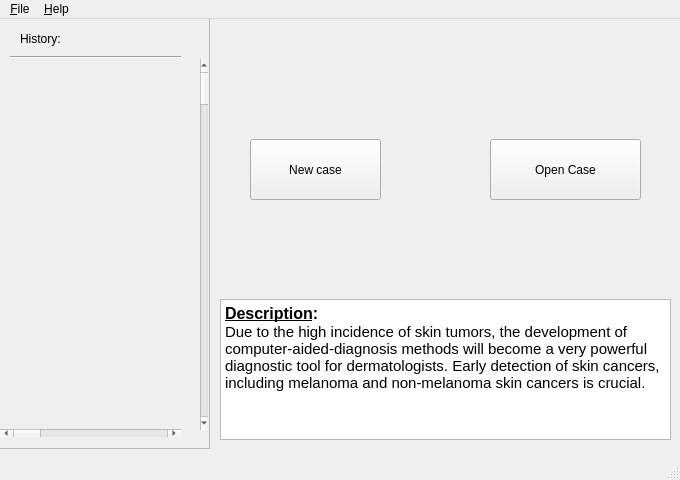
<?xml version="1.0" encoding="UTF-8"?>
<ui version="4.0">
 <class>MainWindow</class>
 <widget class="QMainWindow" name="MainWindow">
  <property name="geometry">
   <rect>
    <x>0</x>
    <y>0</y>
    <width>680</width>
    <height>480</height>
   </rect>
  </property>
  <property name="windowTitle">
   <string>Home</string>
  </property>
  <property name="windowIcon">
   <iconset>
    <normaloff>resources/doctor.png</normaloff>resources/doctor.png</iconset>
  </property>
  <widget class="QWidget" name="centralwidget">
   <widget class="QPushButton" name="new_case">
    <property name="geometry">
     <rect>
      <x>250</x>
      <y>120</y>
      <width>131</width>
      <height>61</height>
     </rect>
    </property>
    <property name="text">
     <string>New case</string>
    </property>
    <property name="icon">
     <iconset>
      <normaloff>resources/icons8-plus-+-16.png</normaloff>resources/icons8-plus-+-16.png</iconset>
    </property>
    <property name="iconSize">
     <size>
      <width>32</width>
      <height>32</height>
     </size>
    </property>
   </widget>
   <widget class="QPushButton" name="open_case">
    <property name="geometry">
     <rect>
      <x>490</x>
      <y>120</y>
      <width>151</width>
      <height>61</height>
     </rect>
    </property>
    <property name="text">
     <string>Open Case</string>
    </property>
    <property name="icon">
     <iconset>
      <normaloff>resources/icons8-directory-16.png</normaloff>resources/icons8-directory-16.png</iconset>
    </property>
    <property name="iconSize">
     <size>
      <width>100</width>
      <height>100</height>
     </size>
    </property>
   </widget>
   <widget class="QScrollArea" name="history">
    <property name="geometry">
     <rect>
      <x>-1</x>
      <y>-1</y>
      <width>211</width>
      <height>431</height>
     </rect>
    </property>
    <property name="widgetResizable">
     <bool>true</bool>
    </property>
    <widget class="QWidget" name="scrollAreaWidgetContents">
     <property name="geometry">
      <rect>
       <x>0</x>
       <y>0</y>
       <width>209</width>
       <height>429</height>
      </rect>
     </property>
     <widget class="QScrollBar" name="verticalScrollBar">
      <property name="geometry">
       <rect>
        <x>200</x>
        <y>40</y>
        <width>8</width>
        <height>371</height>
       </rect>
      </property>
      <property name="orientation">
       <enum>Qt::Vertical</enum>
      </property>
     </widget>
     <widget class="QScrollBar" name="horizontalScrollBar">
      <property name="geometry">
       <rect>
        <x>0</x>
        <y>410</y>
        <width>181</width>
        <height>8</height>
       </rect>
      </property>
      <property name="orientation">
       <enum>Qt::Horizontal</enum>
      </property>
     </widget>
     <widget class="QLabel" name="history_label">
      <property name="geometry">
       <rect>
        <x>20</x>
        <y>10</y>
        <width>66</width>
        <height>19</height>
       </rect>
      </property>
      <property name="text">
       <string>History:</string>
      </property>
     </widget>
     <widget class="Line" name="line">
      <property name="geometry">
       <rect>
        <x>10</x>
        <y>30</y>
        <width>171</width>
        <height>16</height>
       </rect>
      </property>
      <property name="orientation">
       <enum>Qt::Horizontal</enum>
      </property>
     </widget>
    </widget>
   </widget>
   <widget class="QTextBrowser" name="description">
    <property name="geometry">
     <rect>
      <x>220</x>
      <y>280</y>
      <width>451</width>
      <height>141</height>
     </rect>
    </property>
    <property name="html">
     <string>&lt;!DOCTYPE HTML PUBLIC &quot;-//W3C//DTD HTML 4.0//EN&quot; &quot;http://www.w3.org/TR/REC-html40/strict.dtd&quot;&gt;
&lt;html&gt;&lt;head&gt;&lt;meta name=&quot;qrichtext&quot; content=&quot;1&quot; /&gt;&lt;style type=&quot;text/css&quot;&gt;
p, li { white-space: pre-wrap; }
&lt;/style&gt;&lt;/head&gt;&lt;body style=&quot; font-family:'Cantarell'; font-size:11pt; font-weight:400; font-style:normal;&quot;&gt;
&lt;p style=&quot; margin-top:0px; margin-bottom:0px; margin-left:0px; margin-right:0px; -qt-block-indent:0; text-indent:0px;&quot;&gt;&lt;span style=&quot; font-size:12pt; font-weight:600; text-decoration: underline;&quot;&gt;Description&lt;/span&gt;&lt;span style=&quot; font-size:12pt; font-weight:600;&quot;&gt;:&lt;/span&gt;&lt;/p&gt;
&lt;p style=&quot; margin-top:0px; margin-bottom:0px; margin-left:0px; margin-right:0px; -qt-block-indent:0; text-indent:0px;&quot;&gt;Due to the high incidence of skin tumors, the development of computer-aided-diagnosis methods will become a very powerful diagnostic tool for dermatologists. Early detection of skin cancers, including melanoma and non-melanoma skin cancers is crucial.&lt;/p&gt;&lt;/body&gt;&lt;/html&gt;</string>
    </property>
   </widget>
  </widget>
  <widget class="QMenuBar" name="menubar">
   <property name="geometry">
    <rect>
     <x>0</x>
     <y>0</y>
     <width>680</width>
     <height>24</height>
    </rect>
   </property>
   <widget class="QMenu" name="menu_file">
    <property name="title">
     <string>&amp;File</string>
    </property>
    <addaction name="actionNew"/>
    <addaction name="separator"/>
    <addaction name="actionopen"/>
    <addaction name="separator"/>
    <addaction name="separator"/>
    <addaction name="actionexit"/>
    <addaction name="separator"/>
   </widget>
   <widget class="QMenu" name="menu_Help">
    <property name="title">
     <string>&amp;Help</string>
    </property>
    <addaction name="actionAbout"/>
   </widget>
   <addaction name="menu_file"/>
   <addaction name="menu_Help"/>
  </widget>
  <widget class="QStatusBar" name="statusbar"/>
  <action name="actionopen">
   <property name="icon">
    <iconset>
     <normaloff>resources/icons8-directory-16.png</normaloff>resources/icons8-directory-16.png</iconset>
   </property>
   <property name="text">
    <string>&amp;Open </string>
   </property>
   <property name="toolTip">
    <string>Open an existed case</string>
   </property>
   <property name="shortcut">
    <string>Alt+O</string>
   </property>
  </action>
  <action name="actionNew">
   <property name="icon">
    <iconset>
     <normaloff>resources/icons8-plus-+-16.png</normaloff>resources/icons8-plus-+-16.png</iconset>
   </property>
   <property name="text">
    <string>&amp;New</string>
   </property>
   <property name="toolTip">
    <string>New case</string>
   </property>
   <property name="shortcut">
    <string>Alt+N</string>
   </property>
  </action>
  <action name="actionexit">
   <property name="icon">
    <iconset>
     <normaloff>resources/icons8-close-30.png</normaloff>resources/icons8-close-30.png</iconset>
   </property>
   <property name="text">
    <string>&amp;Exit </string>
   </property>
   <property name="toolTip">
    <string>Exit</string>
   </property>
   <property name="shortcut">
    <string>Alt+E</string>
   </property>
  </action>
  <action name="actionsave">
   <property name="icon">
    <iconset>
     <normaloff>resources/icons8-save-30.png</normaloff>resources/icons8-save-30.png</iconset>
   </property>
   <property name="text">
    <string>&amp;Save</string>
   </property>
   <property name="toolTip">
    <string>Save</string>
   </property>
   <property name="shortcut">
    <string>Alt+S</string>
   </property>
  </action>
  <action name="actionOpen_all">
   <property name="text">
    <string>Open all</string>
   </property>
  </action>
  <action name="actionAbout">
   <property name="icon">
    <iconset>
     <normaloff>resources/icons8-about-30.png</normaloff>resources/icons8-about-30.png</iconset>
   </property>
   <property name="text">
    <string>About</string>
   </property>
  </action>
 </widget>
 <resources/>
 <connections/>
</ui>
